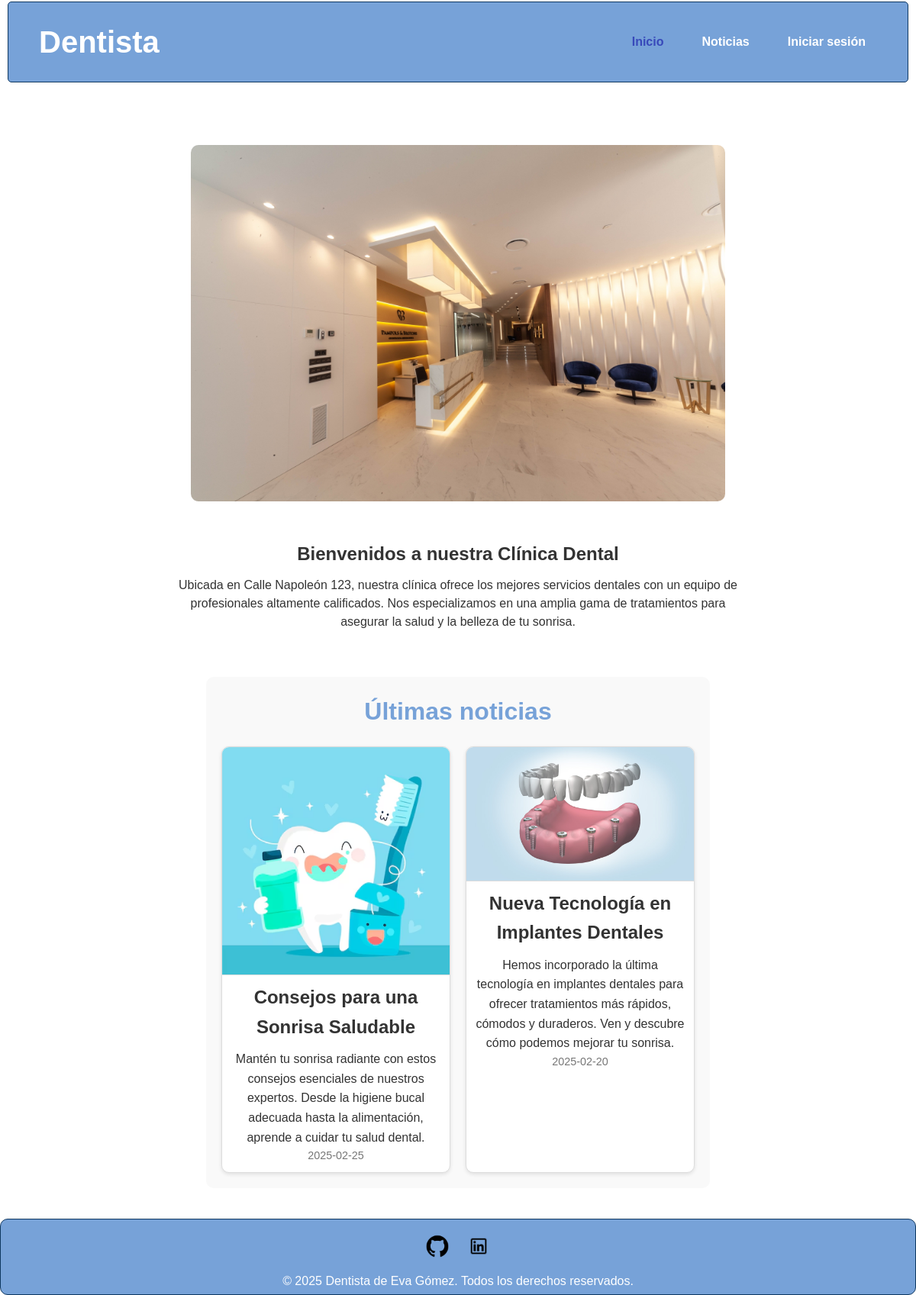
The page / on the database its author committed.
### tables this page shows
CREATE TABLE noticias (
    idNoticia INT AUTO_INCREMENT PRIMARY KEY,
    titulo VARCHAR(255) NOT NULL UNIQUE,
    imagen VARCHAR(255) NOT NULL,
    texto TEXT NOT NULL,
    fecha DATE NOT NULL,
    idUser INT NOT NULL,
    FOREIGN KEY (idUser) REFERENCES users_data(idUser)
);

### index.php (the view, shortened to what this page needs)
<?php
include("config.php");
$result = $conn->query("SELECT titulo, imagen, texto, fecha FROM noticias ORDER BY fecha DESC LIMIT 2");
?>
<?php include("header.php"); ?>
<!DOCTYPE html>
<html lang="es">
<head>
    <link rel="stylesheet" href="styles.css">
</head>
<body>
<div class="carousel">
    <div class="carousel-inner">
        <div class="carousel-item active">
            <img src="img/clinicadental1.png" alt="Clínica Dental 1">
        </div>
    </div>
</div>
<div class="description">
    <h2>Bienvenidos a nuestra Clínica Dental</h2>
    <p>Ubicada en Calle Napoleón 123, nuestra clínica ofrece los mejores servicios dentales con un equipo de
        profesionales altamente calificados. Nos especializamos en una amplia gama de tratamientos para asegurar la
        salud y la belleza de tu sonrisa.</p>
</div>
<div class="last-news">
    <h2><a href="noticias.php">Últimas noticias</a></h2>
    <div class="news-list">
        <?php
        while ($row = $result->fetch_assoc()) {
            echo "<div class='news-item'>";
            echo "<img src='img/{$row['imagen']}' alt='{$row['titulo']}'>";
            echo "<h3>{$row['titulo']}</h3>";
            echo "<p>{$row['texto']}</p>";
            echo "<p class='date'>{$row['fecha']}</p>";
            echo "</div>";
        }
        ?>
    </div>
</div>
</body>
<?php include("footer.php"); ?>
</html>

### styles.css (style rules this page uses)
* { margin: 0; padding: 0; box-sizing: border-box; }
body, html { padding-top: 90px; font-family: Arial, sans-serif; line-height: 1.6; color: #333; margin: 0; min-height: 100vh; display: flex; flex-direction: column; grid-template-rows: auto 1fr auto; }
.active { color: #3849ba; }
.carousel { position: relative; width: 100%; max-width: 700px; margin: 10px auto; overflow: hidden; border-radius: 10px; }
.carousel-inner { display: flex; transition: transform 0.5s ease-in-out; }
.carousel-item { min-width: 100%; box-sizing: border-box; }
.carousel-item img { width: 100%; display: block; }
.description { text-align: center; padding: 20px; margin: 20px auto; max-width: 800px; }
.description h2 { font-size: 1.5rem; margin-bottom: 10px; }
.description p { font-size: 1rem; line-height: 1.5; }
.last-news { padding: 20px; background-color: #f9f9f9; border-radius: 10px; margin: 20px auto; max-width: 1200px; }
.last-news h2 { text-align: center; font-size: 2rem; margin-bottom: 20px; }
.last-news a { text-decoration: none; color: #77a2d8; }
.news-list { display: flex; flex-wrap: wrap; gap: 20px; justify-content: center; }
.news-item { background-color: white; border: 1px solid #ddd; border-radius: 10px; overflow: hidden; box-shadow: 0 2px 5px rgba(0, 0, 0, 0.1); max-width: 300px; text-align: center; }
.news-item img { width: 100%; height: auto; border-bottom: 1px solid #ddd; }
.news-item h3 { font-size: 1.5rem; margin: 10px 0; }
.news-item p { padding: 0 10px; font-size: 1rem; color: #333; }
.news-item .date { font-size: 0.9rem; color: #777; margin-bottom: 10px; }

### rows shown on the page
noticias: imagen (picture), titulo "Consejos para una Sonrisa Saludable", texto "Mantén tu sonrisa radiante con estos consejos esenciales de nuestros expertos. Desde la higiene bucal adecuada hasta la alimentación, aprende a cuidar tu salud dental.", fecha "2025-02-25"
noticias: imagen (picture), titulo "Nueva Tecnología en Implantes Dentales", texto "Hemos incorporado la última tecnología en implantes dentales para ofrecer tratamientos más rápidos, cómodos y duraderos. Ven y descubre cómo podemos mejorar tu sonrisa.", fecha "2025-02-20"
